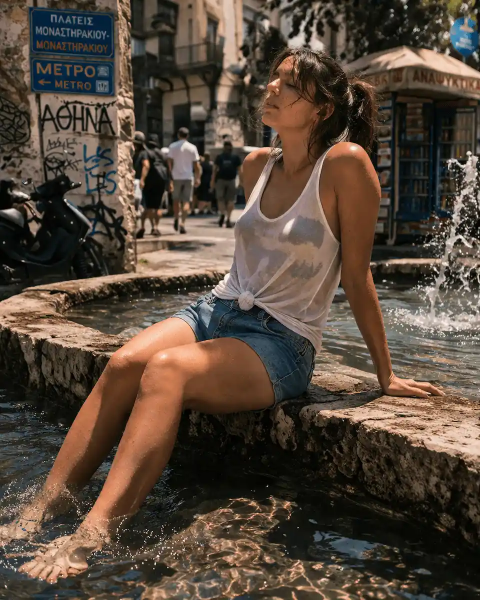
#> input picture athens.webp, 960 x 1200 px (shown at 1/2 size); its folder holds only this picture in this run
$ python -i pexels_opti.py   (imports and definitions only)
#> lines starting #> are read from the running program, lines starting #| are printed output that depends on the picture
#> further down, picture is the input picture: PIL image 960x1200 RGB; mean R, G, B 86.2, 71.9, 59.3
import os
from PIL import Image, ImageFilter, ImageEnhance, ImageStat

src_dir = "/Users/jorg/cursor_tutorial/pexels_output"
dst_dir = os.path.join(src_dir, "webp")
# [1 line not run here, left out]

TARGET_W, TARGET_H = 800, 1200
TARGET_KB = 80


def enhance_adaptive(img):
    stat = ImageStat.Stat(img)

    hsv = img.convert("HSV")
#> hsv: PIL image 960x1200 HSV; mean H, S, V 39, 99.3, 88.4
    sat_mean = ImageStat.Stat(hsv).mean[1]  # 0-255
#> sat_mean = 99.31

    gray = img.convert("L")
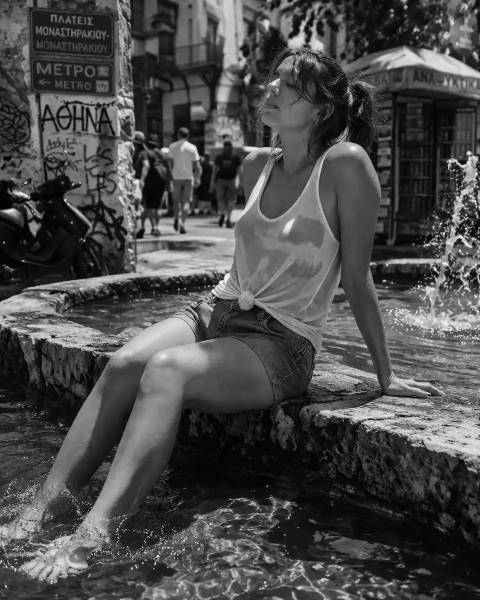
#> gray: PIL image 960x1200 L (shown at 1/2 size); min 0, max 255, mean 74.7
    std = ImageStat.Stat(gray).stddev[0]
#> std = 54.11

    brightness_mean = stat.mean[0] * 0.299 + stat.mean[1] * 0.587 + stat.mean[2] * 0.114
#> brightness_mean = 74.75

    contrast_factor   = 1.0 + max(0, (60 - std) / 60) * 0.35
#> contrast_factor = 1.03
    color_factor      = 1.0 + max(0, (80 - sat_mean) / 80) * 0.4
#> color_factor = 1
    brightness_factor = 1.0 + (128 - brightness_mean) / 128 * 0.1
#> brightness_factor = 1.04

    print(f"  std={std:.1f} sat={sat_mean:.1f} bright={brightness_mean:.1f} → "
          f"contrast={contrast_factor:.2f} color={color_factor:.2f} brightness={brightness_factor:.2f}")
#|   std=54.1 sat=99.3 bright=74.8 → contrast=1.03 color=1.00 brightness=1.04

    img = ImageEnhance.Contrast(img).enhance(contrast_factor)
    img = ImageEnhance.Color(img).enhance(color_factor)
    img = ImageEnhance.Brightness(img).enhance(brightness_factor)
    return img


# [36 lines not run here, left out]

>>> from PIL import Image
>>> picture = Image.open('athens.webp')
>>> result = enhance_adaptive(picture)

$ run again, on barcelona.webp
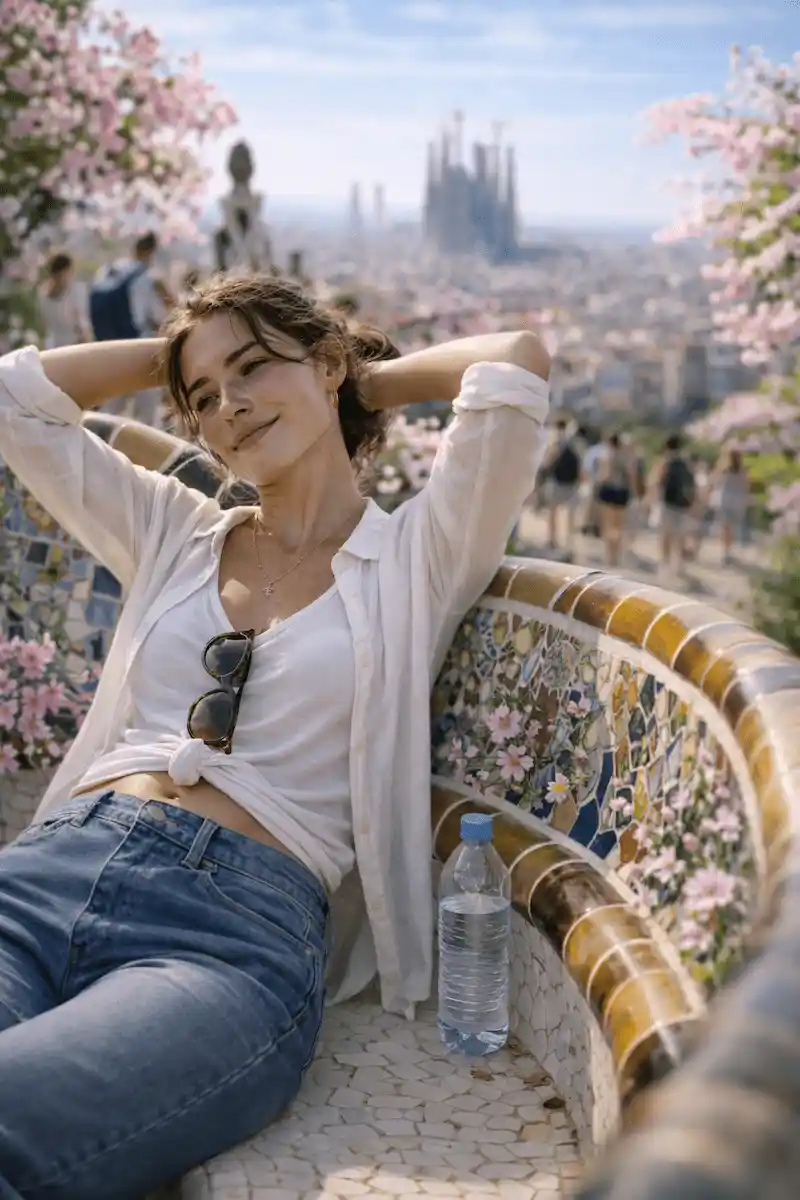
#> input picture barcelona.webp, 800 x 1200 px
#> picture is the input picture: PIL image 800x1200 RGB; mean R, G, B 144.6, 137.5, 137.2
#> hsv: PIL image 800x1200 HSV; mean H, S, V 99.6, 48, 153.1
#> sat_mean = 48.05
#> in enhance_adaptive, `gray = img.convert("L")`:
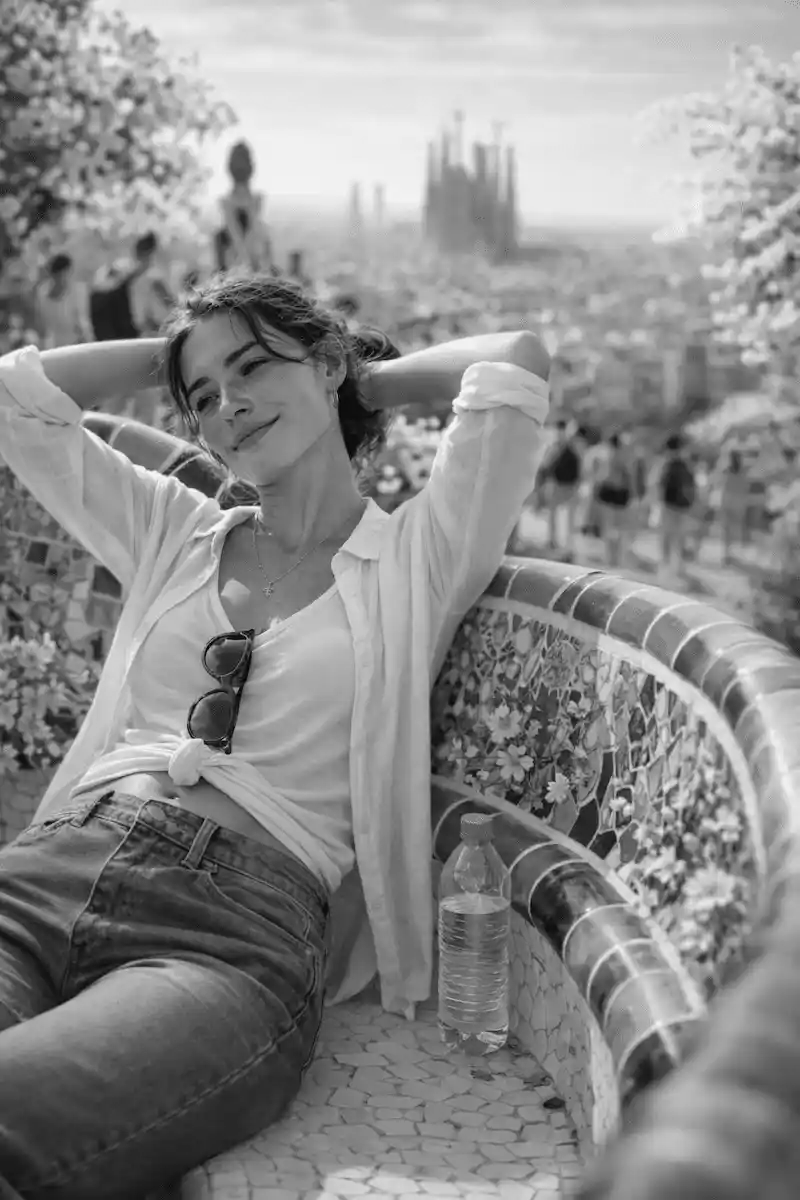
#> gray: PIL image 800x1200 L; min 0, max 255, mean 139.6
#> std = 53.65
#> brightness_mean = 139.6
#> contrast_factor = 1.04
#> color_factor = 1.16
#> brightness_factor = 0.991
#|   std=53.6 sat=48.0 bright=139.6 → contrast=1.04 color=1.16 brightness=0.99
